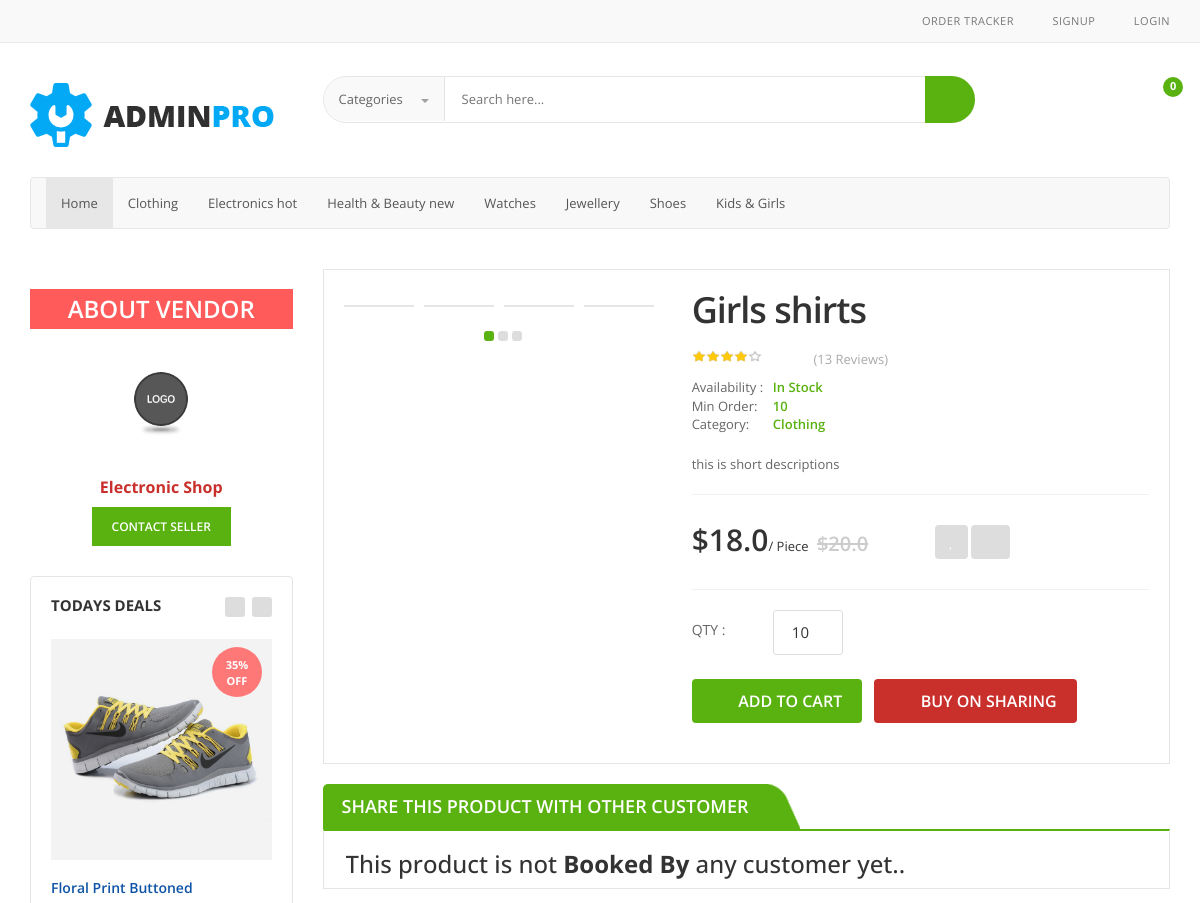
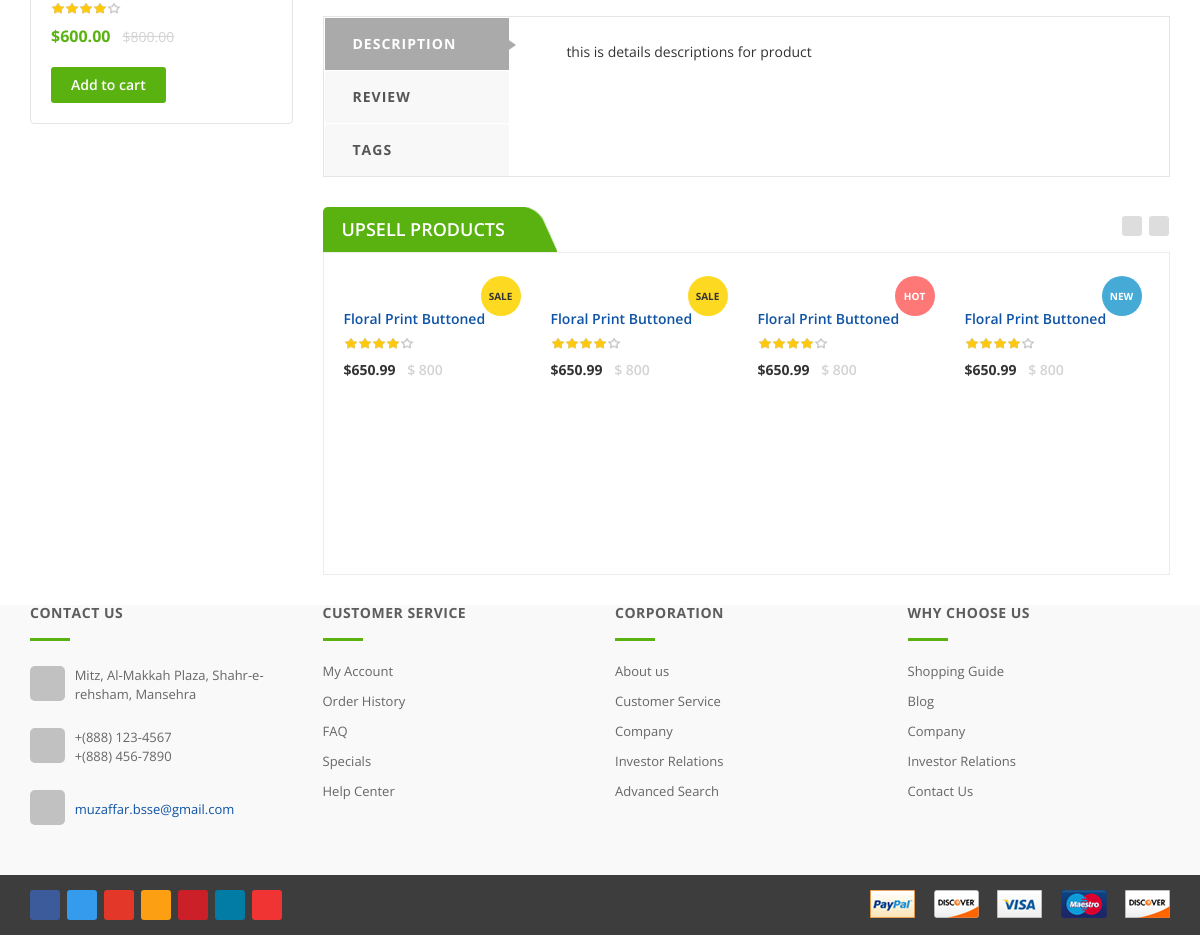
Screenshot of /product/girls-shirts/ with the database file from the repository (2 pictures, top to bottom).
### shop/models.py (models this page shows, shortened)
class Product(models.Model):
    product_name = models.CharField(max_length=50)
    category = models.ForeignKey(Category, on_delete=models.SET_DEFAULT, default='Uncategorized')
    subcategory = models.CharField(max_length=30)
    type = models.CharField(choices=product_type, max_length=10)
    label = models.CharField(choices=LABEL_CHOICES, max_length=1)
    slug = models.SlugField()
    price = models.FloatField()
    discount_price = models.FloatField(blank=True, null=True)
    short_desc = models.TextField()
    desc = models.TextField()
    min_quantity = models.IntegerField(default=1)
    availability = models.CharField(choices=Availability, max_length=20, default='In Stock')
    pub_date = models.DateField(default=datetime.now(), blank=True)
    image = models.ImageField(upload_to='shop/images', default="")
    vendor = models.ForeignKey(Vendor_register, on_delete=models.CASCADE)
    def get_add_to_cart_url(self):
        return reverse("add_to_cart", kwargs={
            'slug': self.slug
        })
    def get_remove_from_cart_url(self):
        return reverse("remove_from_cart", kwargs={
            'slug': self.slug
        })
    def get_add_to_wishlist_url(self):
        return reverse("add_to_wishlist", kwargs={
            'slug': self.slug
        })

class Category(models.Model):
    category_name = models.CharField(max_length=50)
    fa_icon = models.CharField(max_length=20)
    def __str__(self):
        return self.category_name

### vendor/models.py (models this page shows, shortened)
class Vendor_register(models.Model):
    vendor_user_id = models.OneToOneField(User, on_delete=models.CASCADE)
    vendor_name = models.CharField(max_length=100)
    vendor_shop_name = models.CharField(max_length=100)
    vendor_logo = models.ImageField(default='vendor_logo/default.png', upload_to='vendor_logo')
    vendor_email = models.EmailField(null=False)
    vendor_city = models.CharField(max_length=30)
    vendor_address = models.CharField(max_length=500)
    vendor_shop_category = models.CharField(choices=VENDOR_SHOP_CATEGORY, max_length=50)
    vendor_phone = models.CharField(max_length=50)
    approved = models.BooleanField(default=False)

### shop/views.py (the view)
# urls.py: path('product/<slug>/', views.prodview, name='product'),
def prodview(request, slug):
    product = get_object_or_404(Product, slug=slug)
    item = product
    booked = ProBooked.objects.filter(item=item)
    context = {
        'product': product,
        'product_booked': booked
    }
    return render(request, 'shop/prodView.html', context)

### shop/templates/shop/prodView.html (shortened to what this page needs)
{% extends 'shop/basic.html' %}
{% block body %}
<div class="body-content outer-top-xs">
	<div class='container'>
		<div class='row single-product'>
			<div class='col-md-3 sidebar'>
				<div class="sidebar-module-container">
					<h3 style="background-color: #ff5b5b; color: #fff; padding: 7px; font-weight: 600; text-align: center">ABOUT VENDOR</h3>
                    			<div class="home-banner outer-top-n">
									<div class="avatar" style="padding: 5px"><a href="/"><img alt="Image" src="/media/{{product.vendor.vendor_logo}}"></a></div>
									<a href="{% url 'vendor_product_list' product.vendor.id %}"><h5 style="text-align: center;  font-size: 16px; font-weight: 700; color: #c9302c">{{product.vendor.vendor_shop_name}}</h5></a>
									<div class="contact-seller" style="text-align: center;">
									<button href="" style="background-color: #59B210; color: #fff; padding: 11px 20px; font-size: 12px; font-weight: 600; border: none;">CONTACT SELLER</button>
									</div>
                                </div>
<div class="sidebar-widget hot-deals wow fadeInUp outer-top-vs">
	<h3 class="section-title">Todays deals</h3>
	<div class="owl-carousel sidebar-carousel custom-carousel owl-theme">
														<div class="item">
					<div class="products">
						<div class="hot-deal-wrapper">
							<div class="image">
								<img alt="" src="/media/assets/images/hot-deals/p5.jpg">
							</div>
							<div class="sale-offer-tag"><span>35%<br>off</span></div>
						</div>
						<div class="product-info text-left m-t-20">
							<h3 class="name"><a href="detail.html">Floral Print Buttoned</a></h3>
							<div class="rating rateit-small"></div>
							<div class="product-price">
								<span class="price">
									$600.00
								</span>
							    <span class="price-before-discount">$800.00</span>
							</div>
						</div>
						<div class="cart clearfix animate-effect">
							<div class="action">
                    <div class="add-cart-button btn-group">
                      <button class="cart-btn-bg" type="button">Add to cart</button>
                    </div>
                  </div>
						</div>
					</div>
					</div>
    </div>
</div>
				</div>
			</div>
            <div class='col-md-9'>
            <div class="detail-block">
				<div class="row  wow fadeInUp">
					     <div class="col-xs-12 col-sm-6 col-md-5 gallery-holder">
    <div class="product-item-holder size-big single-product-gallery small-gallery">
        <div class="single-product-gallery-thumbs gallery-thumbs">
            <div id="owl-single-product-thumbnails">
                <div class="item">
                </div>
                <div class="item">
                </div>
                <div class="item">
                </div>
                <div class="item">
                </div>
            </div>
        </div>
    </div>
</div>
					<div class='col-sm-6 col-md-7 product-info-block'>
						<div class="product-info">
							<h1 class="name" id="namepr{{product.id}}">{{product.product_name}}</h1>
							<div class="rating-reviews m-t-20">
								<div class="row">
									<div class="col-sm-3">
										<div class="rating rateit-small"></div>
									</div>
									<div class="col-sm-8">
										<div class="reviews">
											<a class="lnk" href="#">(13 Reviews)</a>
										</div>
									</div>
								</div>
							</div>
							<div class="stock-container info-container m-t-10">
								<div class="row">
									<div class="col-sm-2">
										<div class="stock-box">
											<span class="label">Availability :</span>
										</div>
									</div>
									<div class="col-sm-9">
										<div class="stock-box">
											<span class="value">{{ product.get_availability_display }}</span>
										</div>
									</div>
								</div>
								<div class="row">
									<div class="col-sm-2">
										<div class="stock-box">
											<span class="label">Min Order: </span>
										</div>
									</div>
									<div class="col-sm-9">
										<div class="stock-box">
											<span class="value">{{ product.min_quantity }}</span>
										</div>
									</div>
								</div>
								<div class="row">
									<div class="col-sm-2">
										<div class="stock-box">
											<span class="label">Category: </span>
										</div>
									</div>
									<div class="col-sm-9">
										<div class="stock-box">
											<a href="/category/{{product.category_id}}"> <span class="value">{{ product.category }}</span></a>
										</div>
									</div>
								</div>
							</div>
							<div class="description-container m-t-20">
								{{product.short_desc}}
							</div>
							<div class="price-container info-container m-t-20">
								<div class="row">
									<div class="col-sm-6">
										<div class="price-box">
											{% if product.discount_price %}
                                               <span class="price">${{product.discount_price}}</span>/ Piece
											   <span class="price-strike">${{product.price}}</span>
											{% else %}
											    <span class="price-strike">${{product.price}}</span>
											{% endif %}
										</div>
									</div>
									<div class="col-sm-6">
										<div class="favorite-button m-t-10">
											<a class="btn btn-primary" data-placement="right" data-toggle="tooltip" href="{{product.get_add_to_wishlist_url}}" title="Wishlist"><i class="fa fa-heart"></i></a>
											<a class="btn btn-primary" data-placement="right" data-toggle="tooltip" href="{{ product.get_remove_from_cart_url}}" title="Remove from cart"><i class="fa fa-trash-o"></i></a>
										</div>
									</div>
								</div>
							</div>
							<div class="quantity-container info-container">
								<div class="row">
									<div class="col-sm-2">
										<span class="label">Qty :</span>
									</div>
									<div class="col-sm-2">
										<div class="cart-quantity">
											<div class="quant-input">
								                <input type="text" value="{{ product.min_quantity}}">
							              </div>
							            </div>
									</div>
								</div>
								<div class="row m-t-20">
									<div class="col-sm-4">
										<a href="{{ product.get_add_to_cart_url}}" class="btn btn-primary"><i class="fa fa-shopping-cart inner-right-vs"></i> ADD TO CART</a>
									</div>
									<div class="col-sm-4 " style="margin-left: 20px !important;">
         								<a class="btn btn-primary" style="background-color: #c9302c !important;" href="{{ product.get_add_to_cart_url}}"><i class="fa fa-shopping-cart inner-right-vs"></i> BUY ON SHARING</a>
									</div>
								</div>
							</div>
						</div>
					</div>
				</div>
                </div>
            <section class="section featured-product wow fadeInUp m-t-20">
              <h3 class="section-title">Share this product with other customer</h3>
              <div class="owl-carousel home-owl-carousel custom-carousel owl-theme outer-top-xs">
				  {% if product_booked %}
				  {% for customer in product_booked %}
                <div class="item item-carousel">
                  <div class="products">
                    <div class="product">
                      <div class="product-image">
                        <p style="display: none" id="">{{customer.user.username}}</p>
                        <div class="avatar"><a href=""><img  src="/media/{{customer.user.profile.image}}" alt=""></a> </div>
                      </div>
                      <div class="product-info text-left">
                        <h3 class="name"><a href="">{{customer.user.username}}</a></h3>
                        <div class="product-price"> <span class="price" id="pricepr{{i.id}}"> QTY: </span> {{customer.quantity}}</div>
                      </div>
                    </div>
                  </div>
                </div>
				  {% endfor %}
                      <div class="product-image" style="margin-top: 80px !important;">
                        <div class="avatar"><a href=""><i style="color:#59B210;" class="fa fa-share-alt fa-5x" aria-hidden="true"></i></a> </div>
                        <h5 class="name"><a href="">Share this product </a></h5>
                      </div>
              </div>
				{% else %}
				<h3 style="width: max-content"> This product is not <strong> Booked By </strong> any customer yet.. </h3>
				{% endif %}
            </section>
				<div class="product-tabs inner-bottom-xs  wow fadeInUp">
					<div class="row">
						<div class="col-sm-3">
							<ul class="nav nav-tabs nav-tab-cell" id="product-tabs">
								<li class="active"><a data-toggle="tab" href="#description">DESCRIPTION</a></li>
								<li><a data-toggle="tab" href="#review">REVIEW</a></li>
								<li><a data-toggle="tab" href="#tags">TAGS</a></li>
							</ul>
						</div>
						<div class="col-sm-9">
							<div class="tab-content">
								<div class="tab-pane in active" id="description">
									<div class="product-tab">
										<p class="text"> {{product.desc}} </p>
									</div>
								</div>
							</div>
						</div>
					</div>
				</div>
<section class="section featured-product wow fadeInUp">
	<h3 class="section-title">upsell products</h3>
	<div class="owl-carousel homepage-owl-carousel upsell-product custom-carousel owl-theme outer-top-xs">
		<div class="item item-carousel">
			<div class="products">
	<div class="product">
		<div class="product-image">
			<div class="image">
			</div>
			            <div class="tag sale"><span>sale</span></div>
		</div>
		<div class="product-info text-left">
			<h3 class="name"><a href="detail.html">Floral Print Buttoned</a></h3>
			<div class="rating rateit-small"></div>
			<div class="product-price">
				<span class="price">
					$650.99				</span>
										     <span class="price-before-discount">$ 800</span>
			</div>
		</div>
			</div>
			</div>
		</div>
		<div class="item item-carousel">
			<div class="products">
	<div class="product">
		<div class="product-image">
			<div class="image">
			</div>
			            <div class="tag sale"><span>sale</span></div>
		</div>
		<div class="product-info text-left">
			<h3 class="name"><a href="detail.html">Floral Print Buttoned</a></h3>
			<div class="rating rateit-small"></div>
			<div class="product-price">
				<span class="price">
					$650.99				</span>
										     <span class="price-before-discount">$ 800</span>
			</div>
		</div>
			</div>
			</div>
		</div>
		<div class="item item-carousel">
			<div class="products">
	<div class="product">
		<div class="product-image">
			<div class="image">
			</div>
			                        <div class="tag hot"><span>hot</span></div>
		</div>
		<div class="product-info text-left">
			<h3 class="name"><a href="detail.html">Floral Print Buttoned</a></h3>
			<div class="rating rateit-small"></div>
			<div class="product-price">
				<span class="price">
					$650.99				</span>
										     <span class="price-before-discount">$ 800</span>
			</div>
		</div>
			</div>
			</div>
		</div>
		<div class="item item-carousel">
			<div class="products">
	<div class="product">
		<div class="product-image">
			<div class="image">
			</div>
			<div class="tag new"><span>new</span></div>
		</div>
		<div class="product-info text-left">
			<h3 class="name"><a href="detail.html">Floral Print Buttoned</a></h3>
			<div class="rating rateit-small"></div>
			<div class="product-price">
				<span class="price">
					$650.99				</span>
										     <span class="price-before-discount">$ 800</span>
			</div>
		</div>
			</div>
			</div>
		</div>
			</div>
</section>
			</div>
		</div>
	</div>
</div>
{% endblock %}

### rows the page displays
Product: vendor.vendor_logo (picture), vendor.vendor_shop_name "Electronic Shop", product_name "Girls shirts", availability "In Stock", min_quantity "10", category "Clothing", short_desc "this is short descriptions", discount_price "18.0", price "20.0", desc "this is details descriptions for product"
